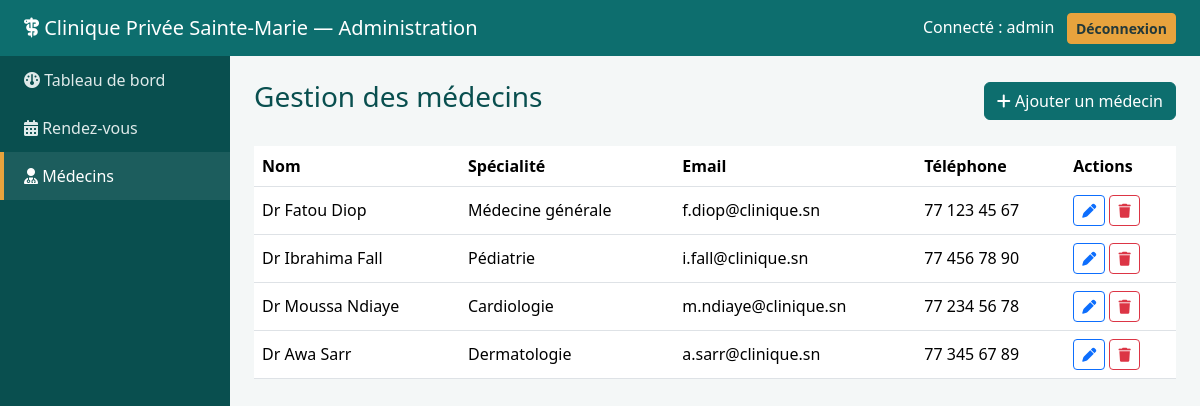
Page /admin/medecins.php (signed in) on the committed database.
### tables this page shows
CREATE TABLE medecins (
    id INT AUTO_INCREMENT PRIMARY KEY,
    nom VARCHAR(100) NOT NULL,
    prenom VARCHAR(100) NOT NULL,
    specialite_id INT,
    email VARCHAR(150),
    telephone VARCHAR(20),
    photo VARCHAR(255) DEFAULT 'assets/img/medecin-default.png',
    FOREIGN KEY (specialite_id) REFERENCES specialites(id) ON DELETE SET NULL
);

CREATE TABLE specialites (
    id INT AUTO_INCREMENT PRIMARY KEY,
    nom VARCHAR(100) NOT NULL
);

### includes/fonctions.php (called while the page is built, shortened)
<?php
function nettoyer($chaine) {
    return htmlspecialchars(trim($chaine), ENT_QUOTES, 'UTF-8');
}

### admin/medecins.php (the view, shortened to what this page needs)
<?php
require '../config.php';
require '../includes/fonctions.php';
$medecins = $pdo->query("
    SELECT m.*, s.nom AS specialite
    FROM medecins m
    LEFT JOIN specialites s ON m.specialite_id = s.id
    ORDER BY m.nom
")->fetchAll();
require '../includes/header_admin.php';
?>
<div class="d-flex justify-content-between align-items-center mb-4">
    <h3 style="color:var(--bleu-fonce)">Gestion des médecins</h3>
    <button class="btn btn-clinique" data-bs-toggle="modal" data-bs-target="#modalMedecin" onclick="reinitialiserFormulaire()">
        <i class="fa-solid fa-plus"></i> Ajouter un médecin
    </button>
</div>
<div class="table-responsive">
    <table class="table table-clinique bg-white align-middle">
        <thead>
            <tr><th>Nom</th><th>Spécialité</th><th>Email</th><th>Téléphone</th><th>Actions</th></tr>
        </thead>
        <tbody>
            <?php foreach ($medecins as $m): ?>
                <tr>
                    <td>Dr <?= nettoyer($m['prenom'] . ' ' . $m['nom']) ?></td>
                    <td><?= nettoyer($m['specialite'] ?? '-') ?></td>
                    <td><?= nettoyer($m['email'] ?? '-') ?></td>
                    <td><?= nettoyer($m['telephone'] ?? '-') ?></td>
                    <td>
                        <button class="btn btn-sm btn-outline-primary"
                            onclick='remplirFormulaire(<?= json_encode($m) ?>)'
                            data-bs-toggle="modal" data-bs-target="#modalMedecin">
                            <i class="fa-solid fa-pen"></i>
                        </button>
                        <a href="?supprimer=<?= $m['id'] ?>" class="btn btn-sm btn-outline-danger" onclick="return confirm('Supprimer ce médecin ? Ses rendez-vous seront également supprimés.')">
                            <i class="fa-solid fa-trash"></i>
                        </a>
                    </td>
                </tr>
            <?php endforeach; ?>
        </tbody>
    </table>
</div>
<?php require '../includes/footer_admin.php'; ?>

### assets/css/style.css (style rules this page uses)
:root { --bleu-clinique: #0d6e6e; --bleu-fonce: #094f4f; --gris-clair: #f4f7f7; --accent: #e8a33d; }
body { background-color: var(--gris-clair); font-family: 'Segoe UI', Roboto, Arial, sans-serif; color: #23393a; }
.btn-clinique { background-color: var(--bleu-clinique); border-color: var(--bleu-clinique); color: #fff; }
.table-clinique thead { background-color: var(--bleu-clinique); color: #fff; }

### rows in the picture
medecins: nettoyer($m['prenom'] . ' ' . $m['nom']) "Fatou Diop", specialite.nom "Médecine générale", email "f.diop@clinique.sn", telephone "77 123 45 67"
medecins: nettoyer($m['prenom'] . ' ' . $m['nom']) "Ibrahima Fall", specialite.nom "Pédiatrie", email "i.fall@clinique.sn", telephone "77 456 78 90"
medecins: nettoyer($m['prenom'] . ' ' . $m['nom']) "Moussa Ndiaye", specialite.nom "Cardiologie", email "m.ndiaye@clinique.sn", telephone "77 234 56 78"
medecins: nettoyer($m['prenom'] . ' ' . $m['nom']) "Awa Sarr", specialite.nom "Dermatologie", email "a.sarr@clinique.sn", telephone "77 345 67 89"

### other values in the picture
NOM_CLINIQUE "Clinique Privée Sainte-Marie"
nettoyer($_SESSION['admin_nom']) "admin"
